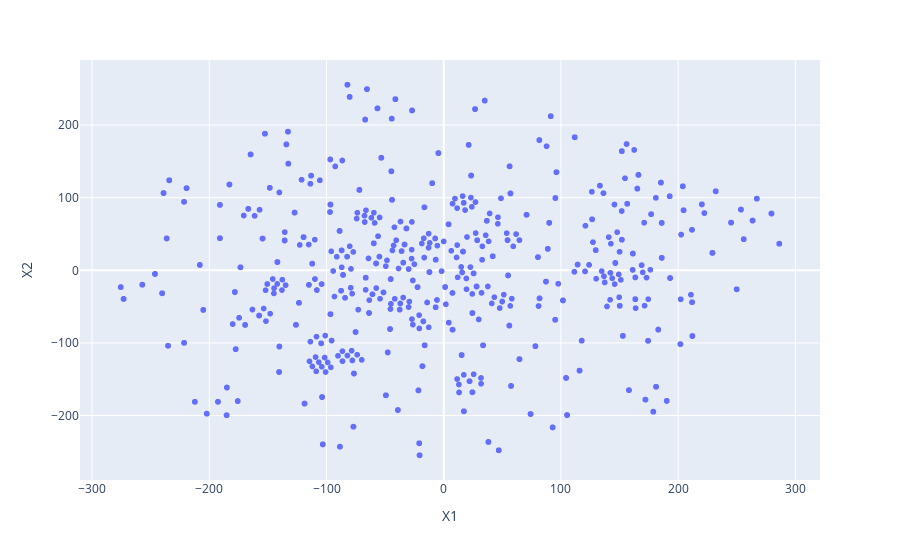

Notebook code for this chart:
### Code cell
# Visualize the result with stcok code label
df_tsne = pd.DataFrame(X_embedded, columns = ['X1', 'X2'])
df_tsne['stock_code'] = df_tsne.reset_index()['index']\
                        .apply(lambda x: {j:i for i,j in row_ind_dict.items()}[x])
    
fig = px.scatter(df_tsne,'X1','X2', hover_name = 'stock_code')
fig.show()

### Figure 1 — Plotly figure (JSON) as saved in the notebook; plotly's stock layout.template omitted (floating-point values rounded to 4 significant figures; data arrays with more than 128 entries replaced by an {"elided": "..."} marker saying what was removed)
{"data": [{"hovertemplate": "<b>%{hovertext}</b><br><br>X1=%{x}<br>X2=%{y}<extra></extra>", "hovertext": {"elided": "2020 str values"}, "legendgroup": "", "marker": {"color": "#636efa", "symbol": "circle"}, "mode": "markers", "name": "", "showlegend": false, "type": "scattergl", "x": {"elided": "2020 float values"}, "xaxis": "x", "y": {"elided": "2020 float values"}, "yaxis": "y"}], "layout": {"legend": {"tracegroupgap": 0}, "margin": {"t": 60}, "xaxis": {"anchor": "y", "domain": [0, 1], "title": {"text": "X1"}}, "yaxis": {"anchor": "x", "domain": [0, 1], "title": {"text": "X2"}}}}
